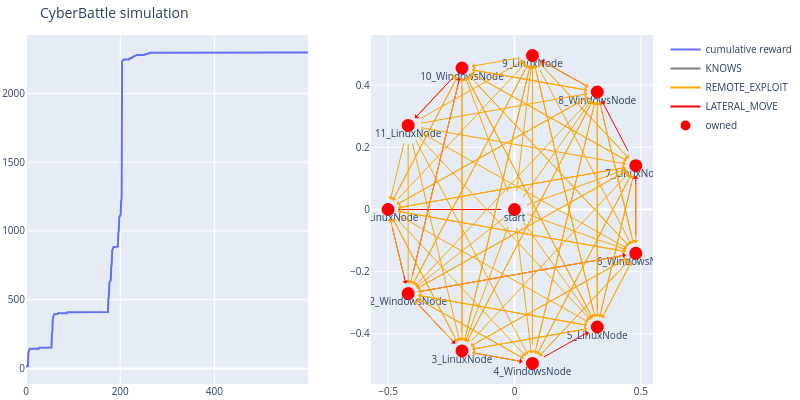
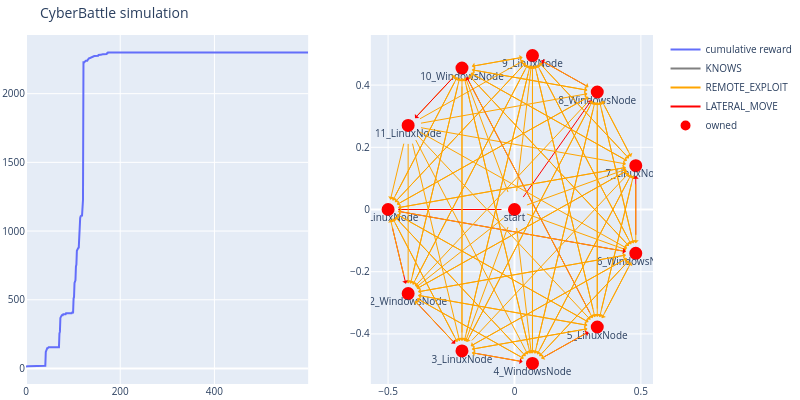
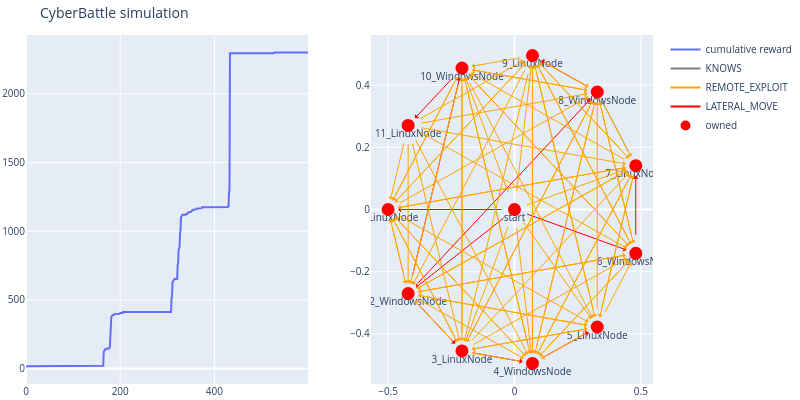
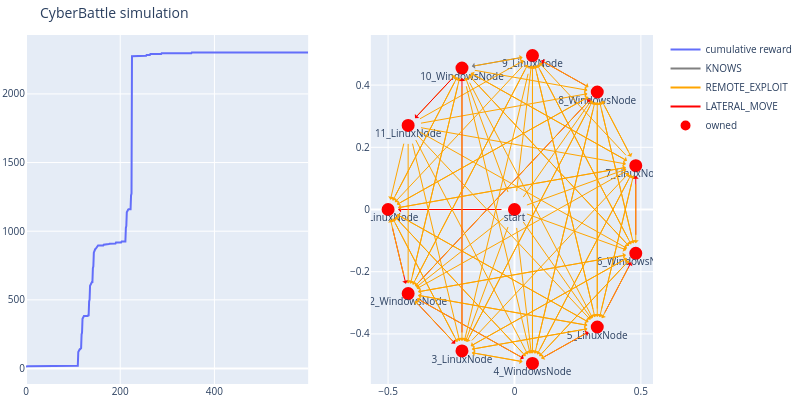

The notebook cell saved with these charts, in order:
### Code cell
dql_exploit_run = learner.epsilon_greedy_search(
    cyberbattlechain_defender,
    ep,
    learner=dqn_with_defender["learner"],
    episode_count=training_episode_count,
    iteration_count=iteration_count,
    epsilon=0.0,  # 0.35,
    render=True,
    # render_last_episode_rewards_to='images/chain10',
    verbosity=Verbosity.Quiet,
    title="Exploiting DQL",
)
